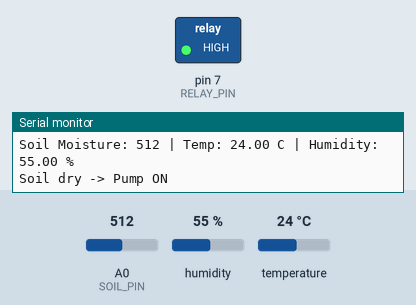
Recording of a sketch running on a simulated Arduino Uno, built with avr-gcc and run on an emulated ATmega328P. Parts: switched loads named in the sketch (green lamp = pin HIGH), the last lines printed to the serial monitor. The test bench sets the inputs (shaded band); at power-on: A0 (SOIL_PIN) = 512, humidity 55 %, temperature 24 °C.

Above: at 2.8 s.
2.9 s: A0 (SOIL_PIN) set to 482
At 4.8 s:
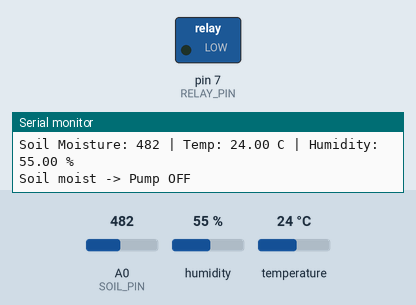
5.6 s: A0 (SOIL_PIN) set to 510
At 6.5 s:
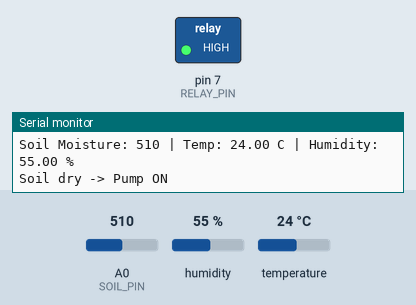
8.3 s: A0 (SOIL_PIN) set to 490
At 11.1 s:
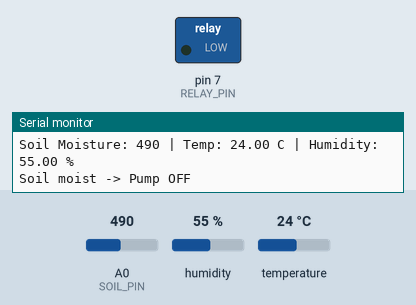
Timing chart, 0 to 12.6 s (numbered marks = the images above; inputs shaded):
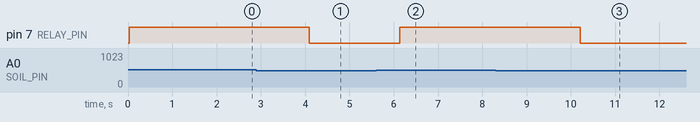

The sketch:

irrigation_control.ino
```cpp
/*
  Smart Irrigation System
  Automated soil-moisture-based irrigation using Arduino,
  a soil moisture sensor, and a DHT temperature/humidity sensor.
  Author: Nithish K
*/

#include <DHT.h>

#define SOIL_PIN A0
#define RELAY_PIN 7
#define DHT_PIN 2
#define DHT_TYPE DHT11

DHT dht(DHT_PIN, DHT_TYPE);

int moistureThreshold = 500; // adjust based on calibration

void setup() {
  Serial.begin(9600);
  pinMode(RELAY_PIN, OUTPUT);
  digitalWrite(RELAY_PIN, LOW);
  dht.begin();
}

void loop() {
  int soilValue = analogRead(SOIL_PIN);
  float humidity = dht.readHumidity();
  float temperature = dht.readTemperature();

  Serial.print("Soil Moisture: ");
  Serial.print(soilValue);
  Serial.print(" | Temp: ");
  Serial.print(temperature);
  Serial.print(" C | Humidity: ");
  Serial.print(humidity);
  Serial.println(" %");

  if (soilValue > moistureThreshold) {
    digitalWrite(RELAY_PIN, HIGH); // turn pump ON
    Serial.println("Soil dry -> Pump ON");
  } else {
    digitalWrite(RELAY_PIN, LOW); // turn pump OFF
    Serial.println("Soil moist -> Pump OFF");
  }

  delay(2000);
}
```

Measured:
- the behaviour switches between 501 and 500 on A0 (SOIL_PIN) (found by bisection; images 0 and 1)
- after the input at 2.9 s, pin 7 (RELAY_PIN): HIGH → LOW after 1.2 s
- after the input at 5.6 s, pin 7 (RELAY_PIN): LOW → HIGH after 0.54 s
- after the input at 8.3 s, pin 7 (RELAY_PIN): HIGH → LOW after 1.9 s
